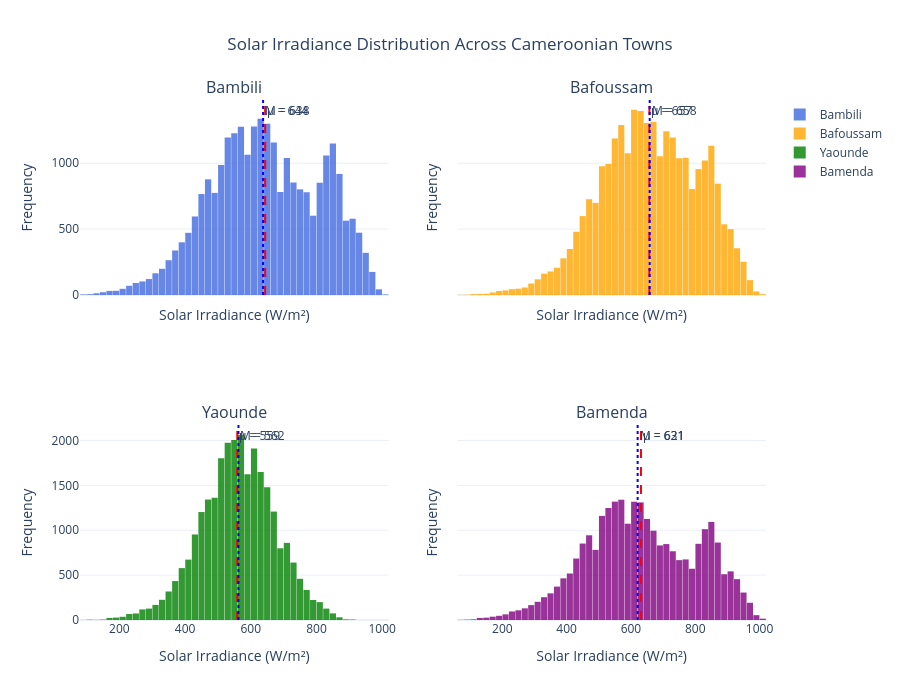

The code cell stored with this chart in its notebook:
### Code cell
# Performing GHI(Global Horizontal Irradiance) distribution analysis for each city

fig = make_subplots(
    rows=2,
    cols=2,

    subplot_titles=[city.capitalize() for city in merged_df["city"].unique()],

    shared_xaxes=True,
    shared_yaxes=True,
)

# Subplot positions
positions = [(1, 1), (1, 2), (2, 1), (2, 2)]

# define fixed colors for cities
cities = merged_df["city"].unique()
color_map = {
    city: color for city, color in zip(
        cities,
        ["royalblue", "orange", "green", "purple"]
    )
}

for (row, col), city in zip(positions, cities):

    # Use irradiance column
    irradiance = merged_df[merged_df["city"] == city]["irradiance"].dropna()

    # Keep only daytime irradiance values
    irradiance_day = irradiance[irradiance > 10]

    # Histogram
    fig.add_trace(
        go.Histogram(
            x=irradiance_day,

            nbinsx=80,

            name=city.capitalize(),

            marker_color=color_map[city],

            opacity=0.8,

            showlegend=True,
        ),

        row=row,
        col=col,
    )

    # Mean line
    fig.add_vline(
        x=irradiance_day.mean(),

        line_dash="dash",

        line_color="red",

        annotation_text=f"μ = {irradiance_day.mean():.0f}",

        row=row,
        col=col,
    )

    # Median line
    fig.add_vline(
        x=irradiance_day.median(),

        line_dash="dot",

        line_color="blue",

        annotation_text=f"M = {irradiance_day.median():.0f}",

        row=row,
        col=col,
    )

# Layout updates
fig.update_layout(
    title_text="Solar Irradiance Distribution Across Cameroonian Towns",

    height=700,

    template="plotly_white",

    bargap=0.05,

    title_x=0.5,
)

# Axis labels
fig.update_xaxes(
    title_text="Solar Irradiance (W/m²)"
)

fig.update_yaxes(
    title_text="Frequency"
)

# Display figure
fig.show()

# Save interactive HTML
fig.write_html(
    OUTPUT_DIR / "solar_irradiance_distributions.html"
)

print("Solar irradiance distribution visualization saved successfully")

### Figure 1 — Plotly figure (JSON) as saved in the notebook; plotly's stock layout.template omitted (floating-point values rounded to 4 significant figures; data arrays with more than 128 entries replaced by an {"elided": "..."} marker saying what was removed)
{"data": [{"marker": {"color": "royalblue"}, "name": "Bambili", "nbinsx": 80, "opacity": 0.8, "showlegend": true, "type": "histogram", "x": {"elided": "27214 float values"}, "xaxis": "x", "yaxis": "y"}, {"marker": {"color": "orange"}, "name": "Bafoussam", "nbinsx": 80, "opacity": 0.8, "showlegend": true, "type": "histogram", "x": {"elided": "27214 float values"}, "xaxis": "x2", "yaxis": "y2"}, {"marker": {"color": "green"}, "name": "Yaounde", "nbinsx": 80, "opacity": 0.8, "showlegend": true, "type": "histogram", "x": {"elided": "27214 float values"}, "xaxis": "x3", "yaxis": "y3"}, {"marker": {"color": "purple"}, "name": "Bamenda", "nbinsx": 80, "opacity": 0.8, "showlegend": true, "type": "histogram", "x": {"elided": "27214 float values"}, "xaxis": "x4", "yaxis": "y4"}], "layout": {"annotations": [{"font": {"size": 16}, "showarrow": false, "text": "Bambili", "x": 0.225, "xanchor": "center", "xref": "paper", "y": 1, "yanchor": "bottom", "yref": "paper"}, {"font": {"size": 16}, "showarrow": false, "text": "Bafoussam", "x": 0.775, "xanchor": "center", "xref": "paper", "y": 1, "yanchor": "bottom", "yref": "paper"}, {"font": {"size": 16}, "showarrow": false, "text": "Yaounde", "x": 0.225, "xanchor": "center", "xref": "paper", "y": 0.375, "yanchor": "bottom", "yref": "paper"}, {"font": {"size": 16}, "showarrow": false, "text": "Bamenda", "x": 0.775, "xanchor": "center", "xref": "paper", "y": 0.375, "yanchor": "bottom", "yref": "paper"}, {"showarrow": false, "text": "μ = 644", "x": 643.8, "xanchor": "left", "xref": "x", "y": 1, "yanchor": "top", "yref": "y domain"}, {"showarrow": false, "text": "M = 638", "x": 637.5, "xanchor": "left", "xref": "x", "y": 1, "yanchor": "top", "yref": "y domain"}, {"showarrow": false, "text": "μ = 657", "x": 657.3, "xanchor": "left", "xref": "x2", "y": 1, "yanchor": "top", "yref": "y2 domain"}, {"showarrow": false, "text": "M = 658", "x": 658.3, "xanchor": "left", "xref": "x2", "y": 1, "yanchor": "top", "yref": "y2 domain"}, {"showarrow": false, "text": "μ = 559", "x": 558.9, "xanchor": "left", "xref": "x3", "y": 1, "yanchor": "top", "yref": "y3 domain"}, {"showarrow": false, "text": "M = 562", "x": 562.5, "xanchor": "left", "xref": "x3", "y": 1, "yanchor": "top", "yref": "y3 domain"}, {"showarrow": false, "text": "μ = 631", "x": 631.1, "xanchor": "left", "xref": "x4", "y": 1, "yanchor": "top", "yref": "y4 domain"}, {"showarrow": false, "text": "M = 621", "x": 620.8, "xanchor": "left", "xref": "x4", "y": 1, "yanchor": "top", "yref": "y4 domain"}], "bargap": 0.05, "height": 700, "shapes": [{"line": {"color": "red", "dash": "dash"}, "type": "line", "x0": 643.8, "x1": 643.8, "xref": "x", "y0": 0, "y1": 1, "yref": "y domain"}, {"line": {"color": "blue", "dash": "dot"}, "type": "line", "x0": 637.5, "x1": 637.5, "xref": "x", "y0": 0, "y1": 1, "yref": "y domain"}, {"line": {"color": "red", "dash": "dash"}, "type": "line", "x0": 657.3, "x1": 657.3, "xref": "x2", "y0": 0, "y1": 1, "yref": "y2 domain"}, {"line": {"color": "blue", "dash": "dot"}, "type": "line", "x0": 658.3, "x1": 658.3, "xref": "x2", "y0": 0, "y1": 1, "yref": "y2 domain"}, {"line": {"color": "red", "dash": "dash"}, "type": "line", "x0": 558.9, "x1": 558.9, "xref": "x3", "y0": 0, "y1": 1, "yref": "y3 domain"}, {"line": {"color": "blue", "dash": "dot"}, "type": "line", "x0": 562.5, "x1": 562.5, "xref": "x3", "y0": 0, "y1": 1, "yref": "y3 domain"}, {"line": {"color": "red", "dash": "dash"}, "type": "line", "x0": 631.1, "x1": 631.1, "xref": "x4", "y0": 0, "y1": 1, "yref": "y4 domain"}, {"line": {"color": "blue", "dash": "dot"}, "type": "line", "x0": 620.8, "x1": 620.8, "xref": "x4", "y0": 0, "y1": 1, "yref": "y4 domain"}], "title": {"text": "Solar Irradiance Distribution Across Cameroonian Towns", "x": 0.5}, "xaxis": {"anchor": "y", "domain": [0, 0.45], "matches": "x3", "showticklabels": false, "title": {"text": "Solar Irradiance (W/m²)"}}, "xaxis2": {"anchor": "y2", "domain": [0.55, 1], "matches": "x4", "showticklabels": false, "title": {"text": "Solar Irradiance (W/m²)"}}, "xaxis3": {"anchor": "y3", "domain": [0, 0.45], "title": {"text": "Solar Irradiance (W/m²)"}}, "xaxis4": {"anchor": "y4", "domain": [0.55, 1], "title": {"text": "Solar Irradiance (W/m²)"}}, "yaxis": {"anchor": "x", "domain": [0.625, 1], "title": {"text": "Frequency"}}, "yaxis2": {"anchor": "x2", "domain": [0.625, 1], "matches": "y", "showticklabels": false, "title": {"text": "Frequency"}}, "yaxis3": {"anchor": "x3", "domain": [0, 0.375], "title": {"text": "Frequency"}}, "yaxis4": {"anchor": "x4", "domain": [0, 0.375], "matches": "y3", "showticklabels": false, "title": {"text": "Frequency"}}}}
